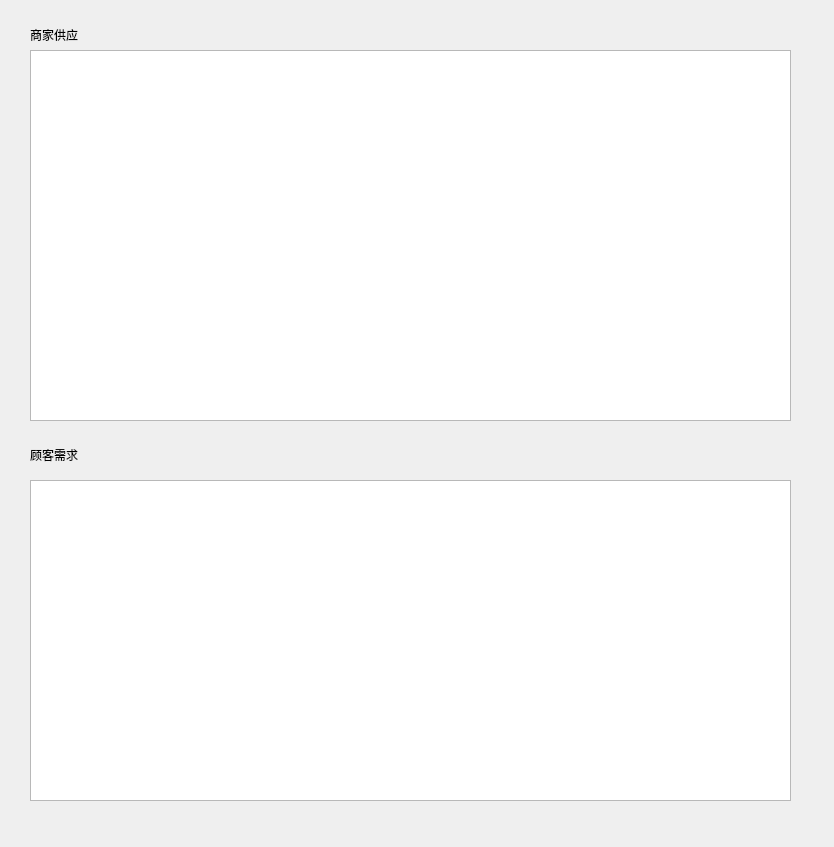
<?xml version="1.0" encoding="UTF-8"?>
<ui version="4.0">
 <class>Form</class>
 <widget class="QWidget" name="Form">
  <property name="geometry">
   <rect>
    <x>0</x>
    <y>0</y>
    <width>834</width>
    <height>847</height>
   </rect>
  </property>
  <property name="windowTitle">
   <string>Form</string>
  </property>
  <property name="styleSheet">
   <string notr="true">QWidget#Form
{
border-image: url(:/TmainWgt/resource/picture/TopenSPandCPWgt_background.jpg);
}</string>
  </property>
  <widget class="QLabel" name="label_3">
   <property name="geometry">
    <rect>
     <x>30</x>
     <y>20</y>
     <width>168</width>
     <height>30</height>
    </rect>
   </property>
   <property name="styleSheet">
    <string notr="true">font: 18pt &quot;隶书&quot;;</string>
   </property>
   <property name="text">
    <string>商家供应</string>
   </property>
  </widget>
  <widget class="QLabel" name="label_4">
   <property name="geometry">
    <rect>
     <x>30</x>
     <y>440</y>
     <width>168</width>
     <height>30</height>
    </rect>
   </property>
   <property name="styleSheet">
    <string notr="true">font: 18pt &quot;隶书&quot;;</string>
   </property>
   <property name="text">
    <string>顾客需求</string>
   </property>
  </widget>
  <widget class="QTableView" name="tableView">
   <property name="geometry">
    <rect>
     <x>30</x>
     <y>50</y>
     <width>761</width>
     <height>371</height>
    </rect>
   </property>
   <property name="styleSheet">
    <string notr="true">font: 18pt &quot;楷体&quot;;</string>
   </property>
  </widget>
  <widget class="QTableView" name="tableView_2">
   <property name="geometry">
    <rect>
     <x>30</x>
     <y>480</y>
     <width>761</width>
     <height>321</height>
    </rect>
   </property>
   <property name="styleSheet">
    <string notr="true">font: 18pt &quot;楷体&quot;;</string>
   </property>
  </widget>
 </widget>
 <resources>
  <include location="images.qrc"/>
 </resources>
 <connections/>
</ui>
